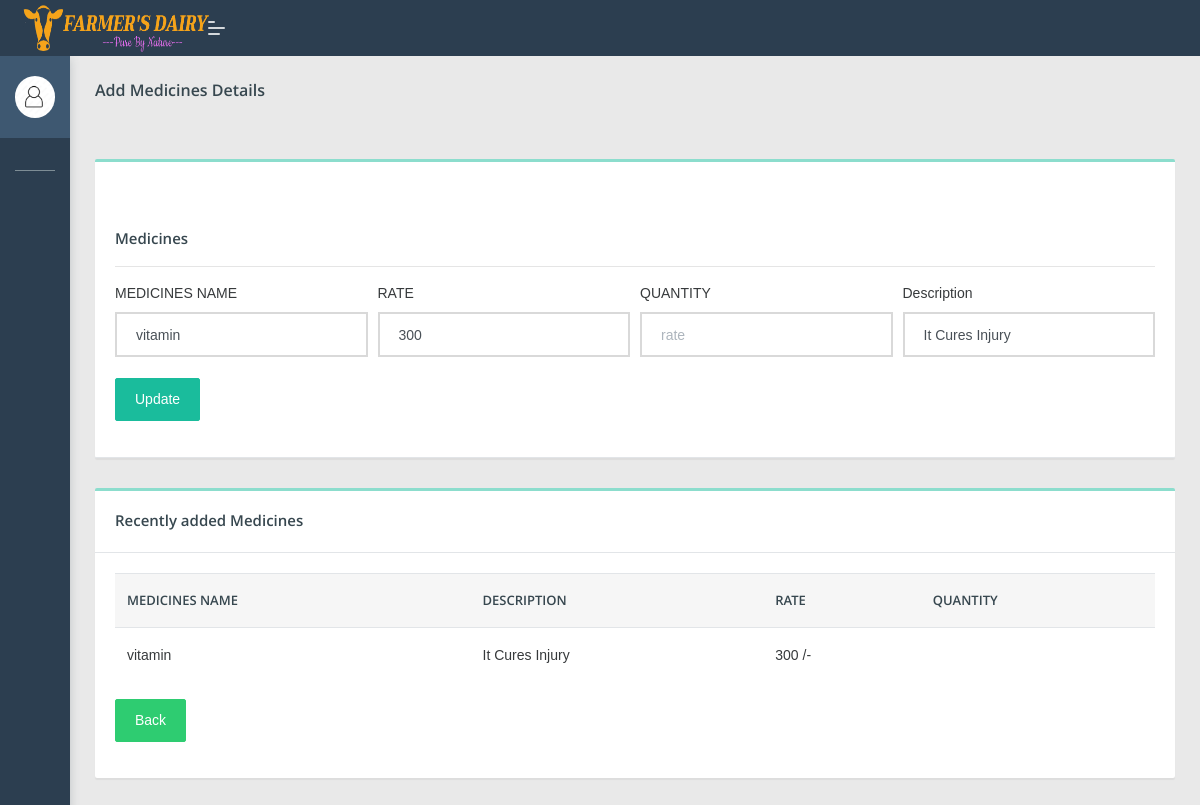
/dipo/editmedicines.php?edid=1 (signed in), run on the app's committed database.
### tables this page shows
CREATE TABLE `medicine` (
  `mid` int(100) NOT NULL,
  `mname` varchar(100) NOT NULL,
  `descr` varchar(1000) NOT NULL,
  `rate` varchar(100) NOT NULL,
  `qty` varchar(100) NOT NULL,
  `image` varchar(100) NOT NULL,
  `dippoid` varchar(100) NOT NULL
);

### dipo/editmedicines.php (the view, shortened to what this page needs)
 <?php
if(isset($_SESSION['dippo']))
{
?>
 <!DOCTYPE html>
<html lang="en">
<head>
    <link rel="stylesheet" href="assets/css/style.css">
</head>
<body class="">
	<nav class="pcoded-navbar  ">
		<div class="navbar-wrapper  ">
			<div class="navbar-content scroll-div " >
					<div class="">
					<div class="main-menu-header">
						<img class="img-radius" src="assets/images/user/avatar-2.jpg" alt="User-Profile-Image">
						<div class="user-details">
						</div>
					</div>
				</div>
				<ul class="nav pcoded-inner-navbar ">
					<li class="nav-item pcoded-menu-caption">
					</li>
					<li class="nav-item">
					    <a href="main.php" class="nav-link "><span class="pcoded-micon"><i class="feather icon-home"></i></span><span class="pcoded-mtext">Dashboard</span></a>
					</li>
					<li class="nav-item pcoded-hasmenu">
					    <a href="#!" class="nav-link "><span class="pcoded-micon"><i class="feather icon-align-justify"></i></span><span class="pcoded-mtext">Staff Details</span></a>
					</li>
					<li class="nav-item pcoded-hasmenu">
					    <a href="#!" class="nav-link "><span class="pcoded-micon"><i class="feather icon-align-justify"></i></span><span class="pcoded-mtext">User Details</span></a>
					</li>
						<li class="nav-item pcoded-hasmenu">
					    <a href="#!" class="nav-link "><span class="pcoded-micon"><i class="feather icon-align-justify"></i></span><span class="pcoded-mtext">Milk Details</span></a>
					</li>
					<li class="nav-item pcoded-hasmenu">
					    <a href="#!" class="nav-link "><span class="pcoded-micon"><i class="feather icon-align-justify"></i></span><span class="pcoded-mtext">Facilities</span></a>
					</li>
                        <li class="nav-item">
					    <a href="viewfeedb.php" class="nav-link "><span class="pcoded-micon"><i class="feather icon-align-justify"></i></span><span class="pcoded-mtext">View feedback</span></a>
					</li>
				</ul>
			</div>
		</div>
	</nav>
	<header class="navbar pcoded-header navbar-expand-lg navbar-light header-dark">
				<div class="m-header">
					<a class="mobile-menu" id="mobile-collapse" href="#!"><span></span></a>
					<a href="#!" class="b-brand">
						<img src="assets/images/67.png" width="190px" height="50px" class="logo">
					</a>
				</div>
				<div class="collapse navbar-collapse">
					<ul class="navbar-nav mr-auto">
						<li class="nav-item">
							<a href="#!" class="pop-search"><i class="feather icon-search"></i></a>
						</li>
					</ul>
					<ul class="navbar-nav ml-auto">
						<li>
							<div class="dropdown drp-user">
								<a href="#" class="dropdown-toggle" data-toggle="dropdown">
									<i class="feather icon-user"></i>
								</a>
							</div>
						</li>
					</ul>
				</div>
	</header>
<section class="pcoded-main-container">
    <div class="pcoded-content">
        <div class="page-header">
            <div class="page-block">
                <div class="row align-items-center">
                    <div class="col-md-12">
                        <div class="page-header-title">
                            <h5 class="m-b-10">Add Medicines Details</h5>
                        </div>
                        <ul class="breadcrumb">
                            <li class="breadcrumb-item"><a href="MAIN.PHP"><i class="feather icon-home"></i></a></li>
                        </ul>
                    </div>
                </div>
            </div>
        </div>
        <div class="row">
             <div class="col-sm-12">
                <div class="card">
                    <div class="card-header">
                       <h5 class="mt-5">Medicines</h5>
                        <hr>
						<?php
						if(isset($_GET['edid']))
							{
								$eid=$_GET['edid'];
								include 'config.php';
								$sql1 = "select * from medicine where mid='".$eid."'";
								$result1 = mysqli_query($con,$sql1);
								$num1=mysqlI_num_rows($result1);
								if($num1 > 0)
								{
								while($row1 = mysqli_fetch_array($result1))
								{
								$mname=$row1['mname'];
								$descr=$row1['descr'];
								$rate=$row1['rate'];
								$qty=$row1['qty'];
								}
								?>
                        <form class="needs-validation" action="#" method="post">
                            <div class="form-row">
                                <div class="col-md-3">
                                    <label for="validationCustom01">MEDICINES NAME</label>
                                    <input type="text" class="form-control" value="<?php echo $mname;?>" placeholder="Name" name="mname" required>
                                </div>
                                <div class="col-md-3">
                                    <label for="validationCustom02">RATE</label>
                                    <input type="number" name="rate" class="form-control" value="<?php echo $rate;?>" placeholder="rate" required>
                                </div>
								<div class="col-md-3">
                                    <label for="validationCustom02">QUANTITY</label>
                                    <input type="number" name="qty" class="form-control" value="<?php echo $qty;?>" placeholder="rate" required>
                                </div>
								<div class="col-md-3">
                                    <label for="validationCustom02">Description</label>
                                    <input type="text" name="descr" class="form-control" value="<?php echo $descr;?>" placeholder="Description" required>
                                </div>
                            </div>
							<BR>
                            <div class="form-row">
							 <div class="form-group col-md-2">
                            <button type="submit" name="update" class="btn  btn-primary">Update</button>
							</div>
							</div>
							</form>
							<?php
								}
							}
?>
						</div>
					</div>
				</div>
		            <div class="col-md-12">
                <div class="card">
                    <div class="card-header">
                        <h5>Recently added Medicines</h5>
                    </div>
                    <div class="card-body table-border-style">
                        <div class="table-responsive">
                            <table class="table table-hover">
                                <thead>
                                    <tr>
                                        <th>MEDICINES NAME</th>
										<th>DESCRIPTION</th>
                                        <th>RATE</th>
                                        <th>QUANTITY</th>
									</tr>
                                </thead>
                                <tbody>
								   <?php
								include 'config.php';
								$sql1="select * from medicine where mid='$eid'";
								$result1=mysqli_query($con,$sql1);
								$num1=mysqli_num_rows($result1);
								if($num1>0)
								{
									while($row1=mysqli_fetch_array($result1))
									{
										$mname=$row1['mname'];
										$descr=$row1['descr'];
										$rate=$row1['rate'];
										$qty=$row1['qty'];
									}
								}
								?>
                                    <tr>
									<td><?php echo $mname; ?></td>
									<td><?php echo $descr; ?></td>
									<td><?php echo $rate; ?> /-</td>
									<td><?php echo $qty; ?></td>
									</tr>
                                </tbody>
                            </table>
							</div>
							<div class="form-row">
							 <div class="form-group col-md-2">
							 <a href="medicines.php" >
                            <button type="submit" class="btn  btn-success">Back</button></a>
							</div>
							</div>
                    </div>
                </div>
            </div>
                        </div>
                    </div>
</section>
</body>
</html>
<?php
}
else
{
	echo "<script> location.href='../index.php'; </script>";
}
?>

### data on the page
medicine: mname "vitamin", rate "300", descr "It Cures Injury"
